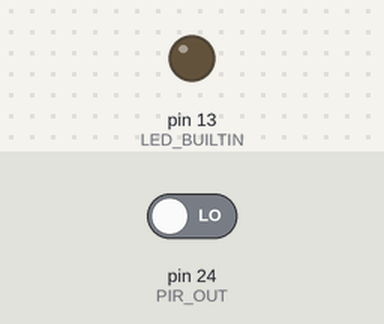
Simulated run of this sketch. Board: Arduino Mega 2560, built with avr-gcc and run on an emulated ATmega2560. Shown: output pins drawn as LEDs (lit = HIGH). The inputs (shaded band) are chosen by the test bench; at power-on: pin 24 (PIR_OUT) LOW.

Above: at 1.2 s.
1.3 s: pin 24 (PIR_OUT) driven HIGH
At 2.5 s:
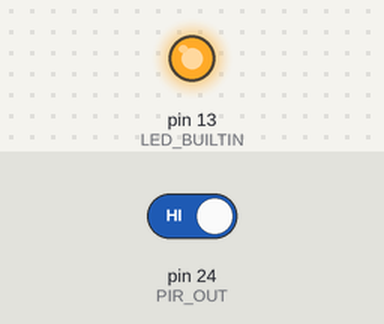
2.8 s: pin 24 (PIR_OUT) driven LOW
At 3.7 s:
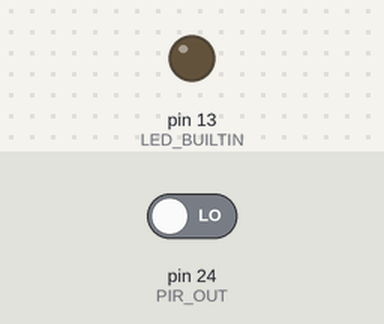
Timing chart, 0 to 5.8 s (numbered marks = the images above; inputs shaded):
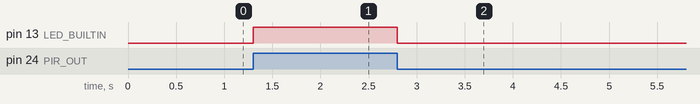

The sketch:

pir_start.ino
```cpp
// Pin definitions
#define PIR_OUT 24

void setup() {
  Serial.begin(9600); // set serial read speed

  pinMode(LED_BUILTIN, OUTPUT);
  pinMode(PIR_OUT, INPUT);
}

void loop() {
  // if pin-in is high, light LED
  if (digitalRead(PIR_OUT) == HIGH) {
    digitalWrite(LED_BUILTIN, HIGH);
  } else {
    digitalWrite(LED_BUILTIN, LOW);
  }
  // wait 100 ms
  delay(100);
}
```

Measured:
- after the input at 1.3 s, pin 13 (LED_BUILTIN): LOW → HIGH at once
- after the input at 2.8 s, pin 13 (LED_BUILTIN): HIGH → LOW at once
